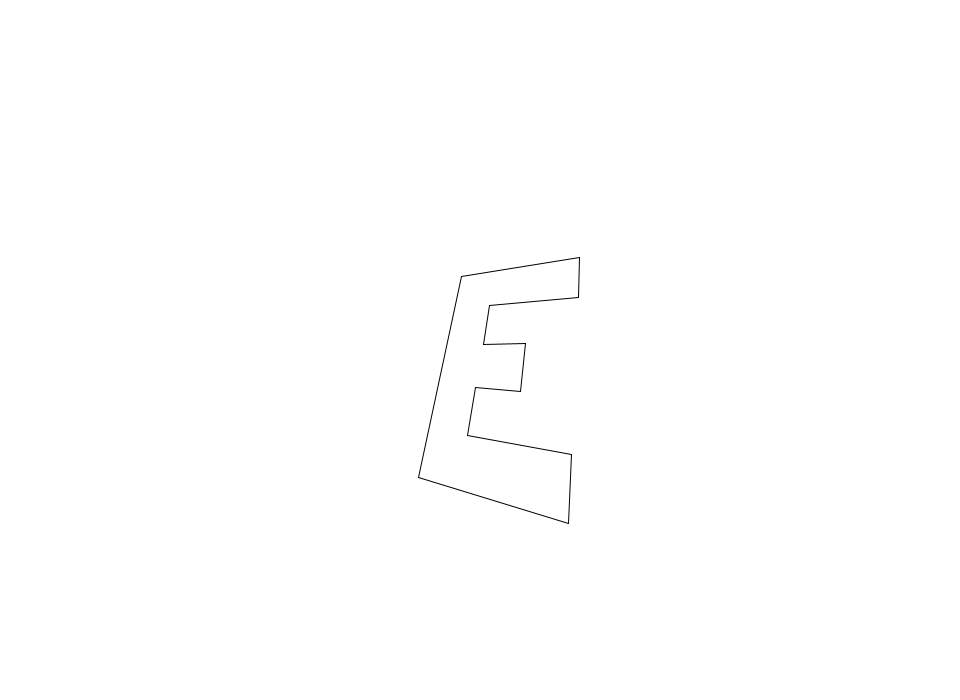
Frame 1 (no input)
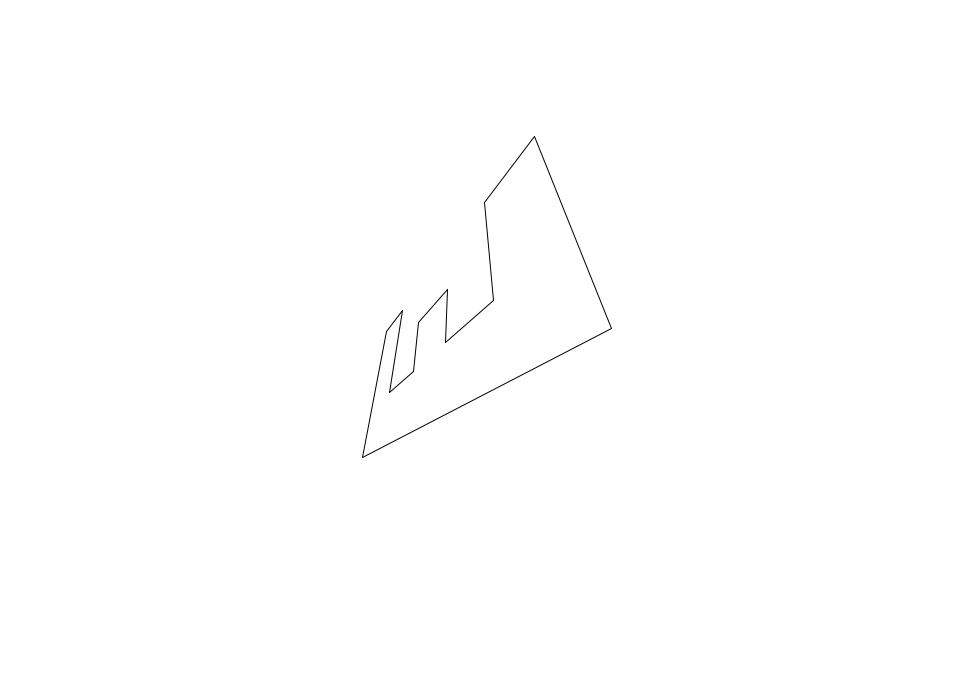
Frame 60 (the mouse pressed at the canvas centre just before this capture)
Frame 120 (the mouse held since frame 60 and released just before this capture): identical to frame 60, image omitted

The Processing sketch that drew these frames (run headless with seeded random() and noise(); from frame 60 on, the mouse is pressed at the canvas centre):

// Processing sketch: SpinningE
// ── SpinningE.pde
Point3D points[];
static final int numPoints = 12;
float fl = 250;
float vpX = 0;
float vpY = 0;

void setup() {
  size(960, 700);
  frameRate(30);
  initialize();
}

void initialize() {
  smooth();
  noStroke();
  vpX = width/2;
  vpY = height/2;
  
  points = new Point3D[numPoints];
  points[0] =  new Point3D(-150, -250, 100);
  points[1] =  new Point3D( 150, -250, 100);
  points[2] =  new Point3D( 150, -150, 100);
  points[3] =  new Point3D( -50, -150, 100);
  points[4] =  new Point3D( -50,  -50, 100);
  points[5] =  new Point3D(  50,  -50, 100);
  points[6] =  new Point3D(  50,   50, 100);
  points[7] =  new Point3D( -50,   50, 100);
  points[8] =  new Point3D( -50,  150, 100);
  points[9] =  new Point3D( 150,  150, 100);
  points[10] = new Point3D( 150,  250, 100);
  points[11] = new Point3D(-150,  250, 100);
  for(int i=0; i<numPoints; i++) {
    points[i].setVanishingPoint(vpX, vpY);
    points[i].setCenter(0, 0, 200);
  }
}

void draw() {
  background(255);
  
  float angleX = (mouseY - vpY) * 0.001;
  float angleY = (mouseX - vpX) * 0.001;
  for(int i=0; i<points.length; i++) {
    Point3D point = points[i];
    point.rotateX(angleX);
    point.rotateY(angleY);
  }
  stroke(0);
  for(int i = 1; i < numPoints; i++) {
    line(points[i-1].screenX(), points[i-1].screenY(), points[i].screenX(), points[i].screenY());
  }
  line(points[numPoints - 1].screenX(), points[numPoints - 1].screenY(), points[0].screenX(), points[0].screenY());
}

////////////////////////////////

class Point3D extends Object {
  float fl = 250;
  float vpX = 0;
  float vpY = 0;
  float cX = 0;
  float cY = 0;
  float cZ = 0;
  float x = 0;
  float y = 0;
  float z = 0;
  
  Point3D(float x, float y, float z) {
    super();
    this.x = x;
    this.y = y;
    this.z = z;
  }
  
  void setVanishingPoint(float vpX, float vpY) {
    this.vpX = vpX;
    this.vpY = vpY;
  }
  
  void setCenter(float cX, float cY, float cZ) {
    this.cX = cX;
    this.cY = cY;
    this.cZ = cZ;    
  }
  
  float screenX() {
    float scale = fl / (fl + z + cZ);
    return vpX + (cX + x) * scale;  
  }
  
  float screenY() {
    float scale = fl / (fl + z + cZ);
    return vpY + (cY + y) * scale;
  }
  
  void rotateX(float angleX) {
    float cosX = cos(angleX);
    float sinX = sin(angleX);
    float y1 = y * cosX - z * sinX;
    float z1 = z * cosX + y * sinX;
    y = y1;
    z = z1;
  }
  
  void rotateY(float angleY) {
    float cosY = cos(angleY);
    float sinY = sin(angleY);
    float x1 = x * cosY - z * sinY;
    float z1 = z * cosY + x * sinY;
    x = x1;
    z = z1;
  }
  
  void rotateZ(float angleZ) {
    float cosZ = cos(angleZ);
    float sinZ = sin(angleZ);
    float x1 = x * cosZ - y * sinZ;
    float y1 = y * cosZ + x * sinZ;
    x = x1;
    y = y1;
  }
}

////////////////////////////////

class Point extends Object {
  float x, y;
  
  Point(float x, float y) {
    super();
    this.x = x;
    this.y = y;
  }
}

////////////////////////////////

class Object {
  Object() {}
}
